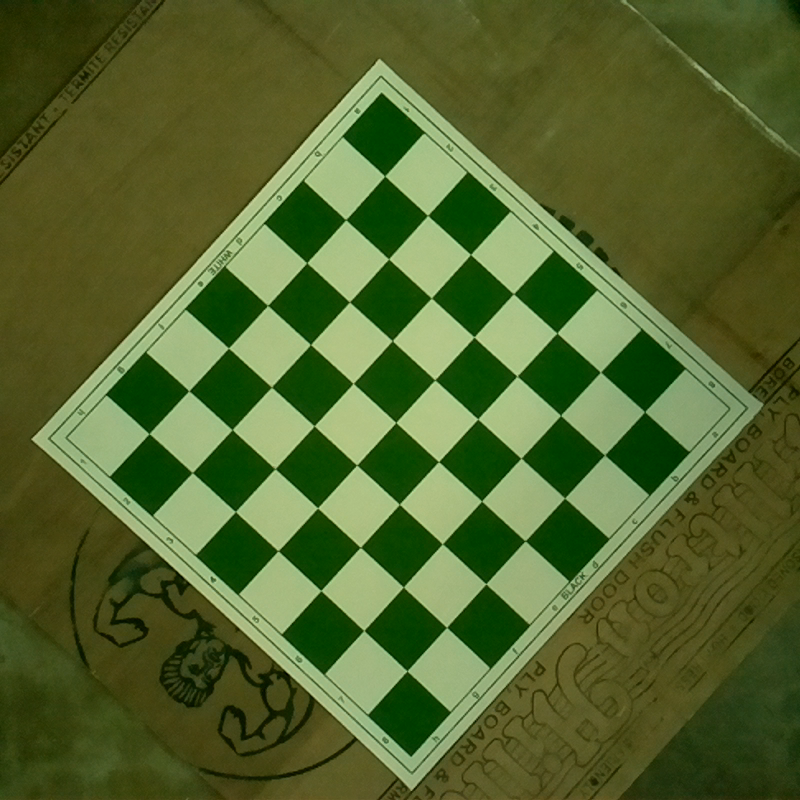
#> input picture CHESS_IMAGE_PROCESSING/Images/chess2.png, 800 x 800 px, found by its file name
$ python Warp_Chessboard.py
#> lines starting #> are read from the running program, lines starting #| are printed output that depends on the picture
import cv2
import numpy as np
import matplotlib.pyplot as plt

img=cv2.imread('chess2.png')
#> img is the input picture: shape (800, 800, 3); mean B, G, R 45.8, 100.3, 82.9
rows,cols,ch = img.shape
#> rows = 800; cols = 800; ch = 3
# cols-1 and rows-1 are the coordinate limits.
M = cv2.getRotationMatrix2D(((cols-1)/2.0,(rows-1)/2.0),0,1)
#> M = [[1, 0, 0], [0, 1, 0]]
dst = cv2.warpAffine(img,M,(cols,rows))
pts1 = np.float32([[30,440],[762,405],[378,56],[412,789]])
pts2 = np.float32([[0,0],[800,800],[800,0],[0,800]])
M = cv2.getPerspectiveTransform(pts1,pts2)
dst = cv2.warpPerspective(dst,M,(800,800))
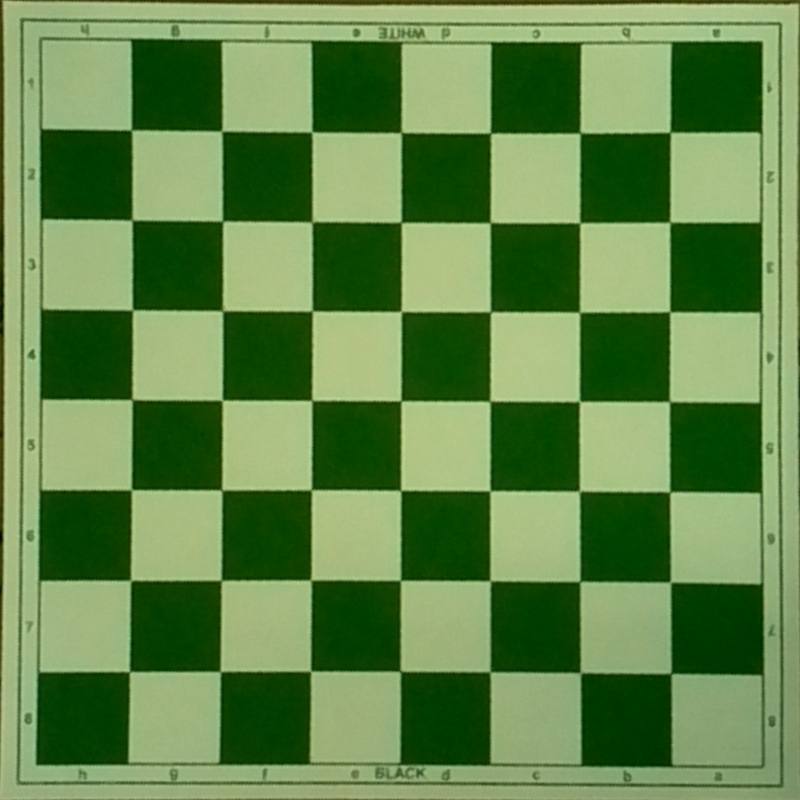
#> dst: shape (800, 800, 3); mean B, G, R 74.1, 133.7, 97.1

plt.subplot(121),plt.imshow(img),plt.title('Input')
plt.subplot(122),plt.imshow(dst),plt.title('Output')
plt.show()
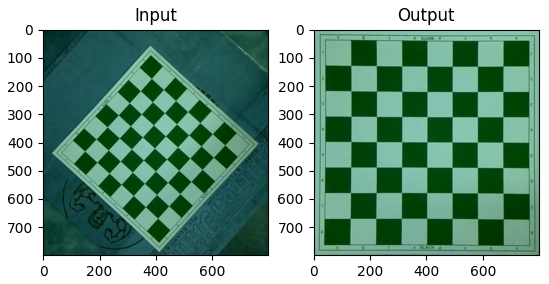
#> figure drawn by matplotlib, 2 panels; B, G, R data is drawn as R, G, B

cv2.imwrite('chess2_warp.png', dst)

$ run again, with CHESS_IMAGE_PROCESSING/Images/opencv_frame_0.png copied over CHESS_IMAGE_PROCESSING/Images/chess2.png
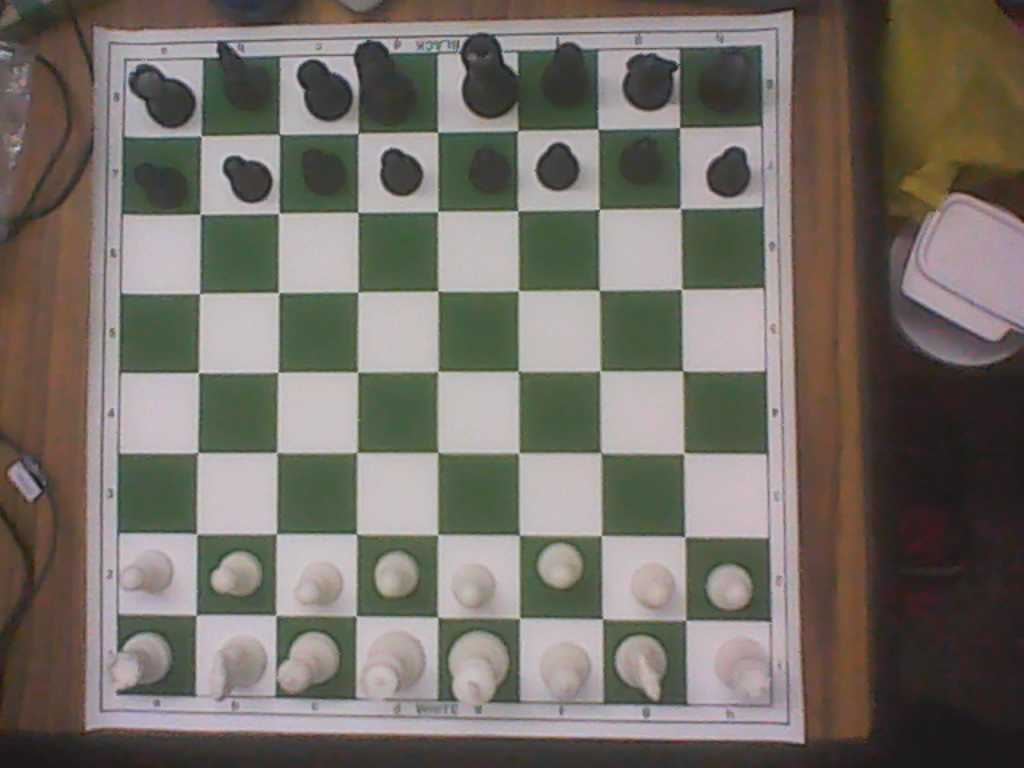
#> input picture CHESS_IMAGE_PROCESSING/Images/opencv_frame_0.png, 1024 x 768 px, found by its file name
#> img is the input picture: shape (768, 1024, 3); mean B, G, R 103.2, 110.7, 116.4
#> `dst = cv2.warpPerspective(dst,M,(800,800))`:
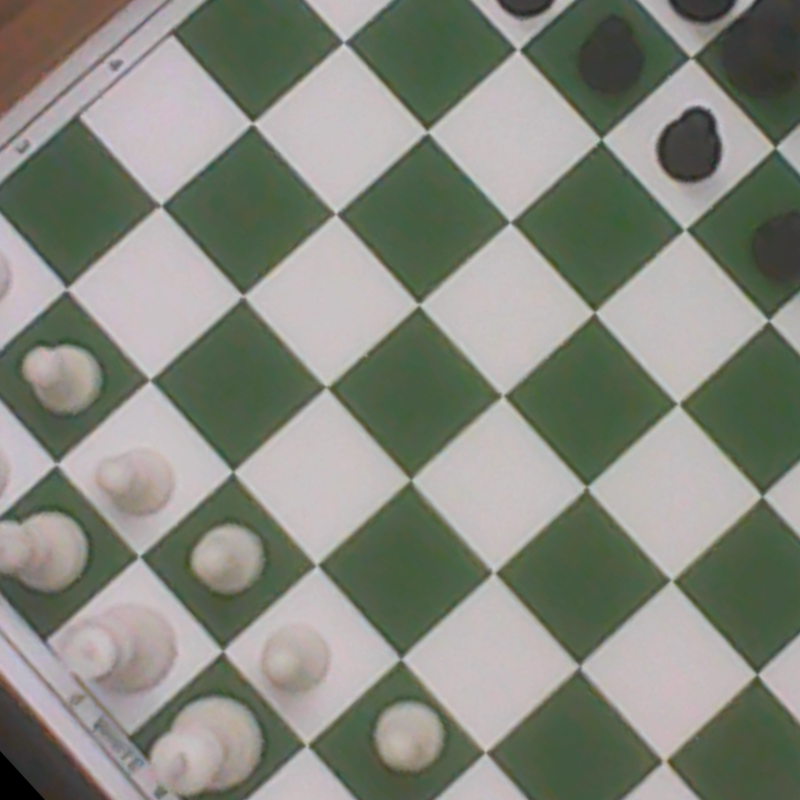
#> dst: shape (800, 800, 3); mean B, G, R 125.4, 135.9, 132.7
#> `plt.show()`:
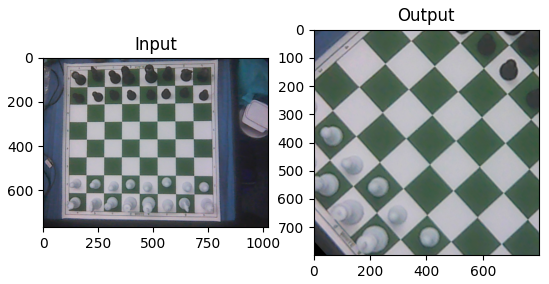
#> figure drawn by matplotlib, 2 panels; B, G, R data is drawn as R, G, B

$ run again, with CHESS_IMAGE_PROCESSING/Images/opencv_frame_0_warp.png copied over CHESS_IMAGE_PROCESSING/Images/chess2.png
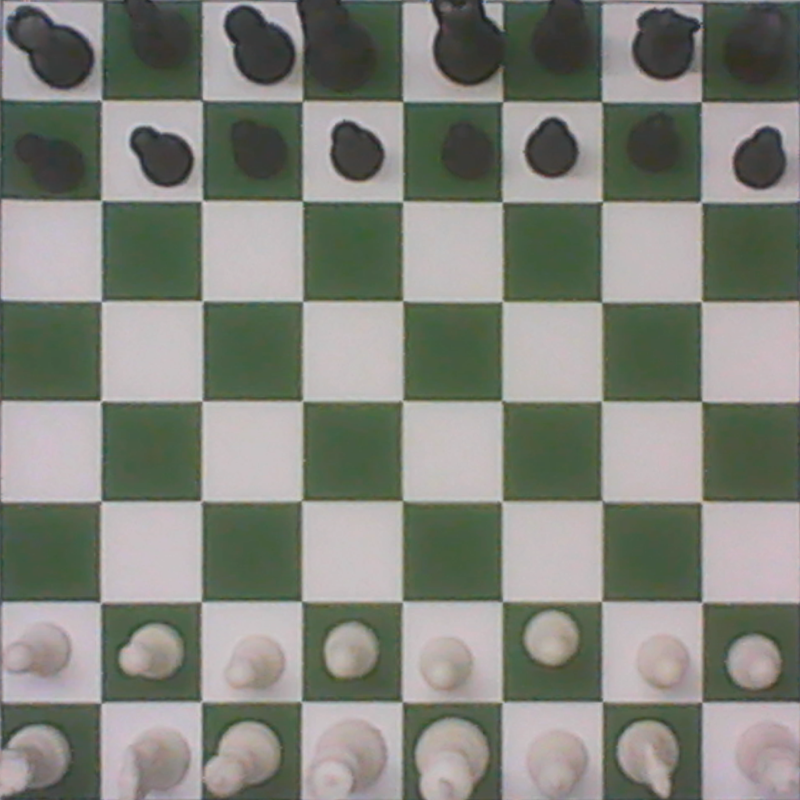
#> input picture CHESS_IMAGE_PROCESSING/Images/opencv_frame_0_warp.png, 800 x 800 px, found by its file name
#> img is the input picture: shape (800, 800, 3); mean B, G, R 123.7, 132.1, 129.7
#> `dst = cv2.warpPerspective(dst,M,(800,800))`:
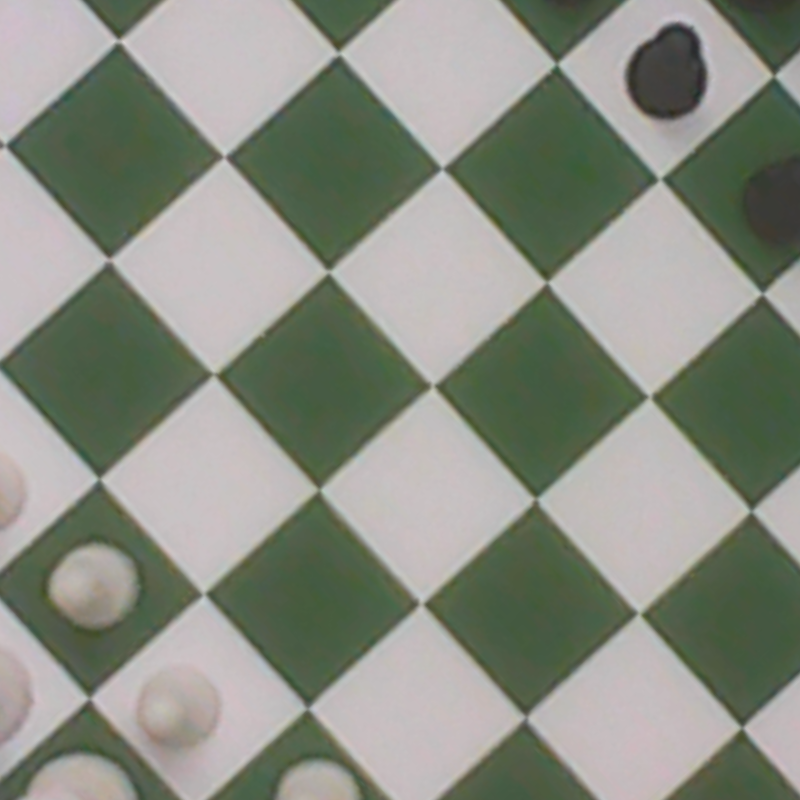
#> dst: shape (800, 800, 3); mean B, G, R 130.4, 141.7, 137.3
#> `plt.show()`:
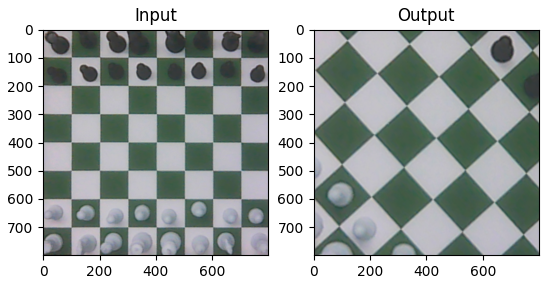
#> figure drawn by matplotlib, 2 panels; B, G, R data is drawn as R, G, B
